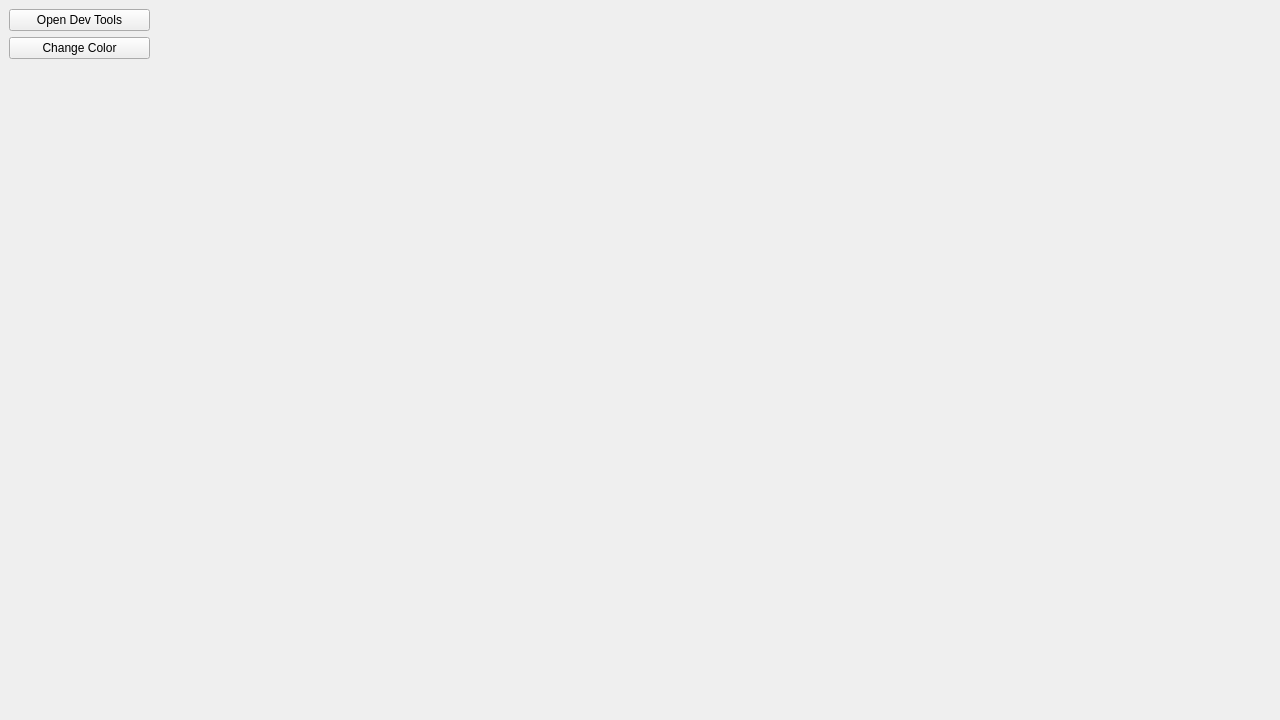
<?xml version="1.0" encoding="UTF-8"?>
<ui version="4.0">
 <class>MainWindow</class>
 <widget class="QMainWindow" name="MainWindow">
  <property name="geometry">
   <rect>
    <x>0</x>
    <y>0</y>
    <width>1280</width>
    <height>720</height>
   </rect>
  </property>
  <property name="windowTitle">
   <string>MainWindow</string>
  </property>
  <widget class="QWidget" name="centralWidget">
   <layout class="QHBoxLayout" name="horizontalLayout" stretch="1,7">
    <property name="leftMargin">
     <number>0</number>
    </property>
    <property name="topMargin">
     <number>0</number>
    </property>
    <property name="rightMargin">
     <number>0</number>
    </property>
    <property name="bottomMargin">
     <number>0</number>
    </property>
    <item>
     <widget class="QWidget" name="buttonContainer" native="true">
      <layout class="QVBoxLayout" name="verticalLayout_2">
       <item>
        <widget class="QPushButton" name="btn_openDevTools">
         <property name="text">
          <string>Open Dev Tools</string>
         </property>
        </widget>
       </item>
       <item>
        <widget class="QPushButton" name="btn_ChangeColor">
         <property name="text">
          <string>Change Color</string>
         </property>
        </widget>
       </item>
       <item>
        <spacer name="verticalSpacer">
         <property name="orientation">
          <enum>Qt::Orientation::Vertical</enum>
         </property>
         <property name="sizeHint" stdset="0">
          <size>
           <width>0</width>
           <height>0</height>
          </size>
         </property>
        </spacer>
       </item>
      </layout>
     </widget>
    </item>
    <item>
     <widget class="QWidget" name="cefViewContainer" native="true">
      <layout class="QVBoxLayout" name="verticalLayout"/>
     </widget>
    </item>
   </layout>
  </widget>
 </widget>
 <resources/>
 <connections/>
</ui>
